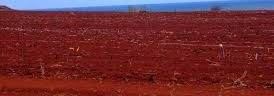
#> input picture crop_soil_img.jpg, 274 x 96 px, given as the content of the folder /content/drive/My Drive/IIITNR_PROJECT/dataset, which was not available
$ jupyter execute --allow-errors noiseReduction.ipynb   (older library calls are emulated)   (text cells are left out)
#> lines starting #> are read from the running program, lines starting #| are printed output that depends on the picture; after the words box and inside, x2 and y2 are one past the last pixel; in counts of white or black regions, pixels touching at a corner belong together; pictures that were not available may be replaced by others from this repository, and a replacement may not be noted
[cell 1]
import os
import skimage
from skimage import io, color ,feature

import numpy as np
import cv2
import re
from skimage.feature import graycomatrix, graycoprops

import pandas as pd

[cell 2]
from google.colab import drive
drive.mount("/content/drive")

[cell 3]
# -------------------- Utility function ------------------------
def normalize_label(str_):
    str_ = str_.replace(" ", "")
    str_ = str_.translate(str_.maketrans("","", "()"))
    str_ = str_.split("_")
    return ''.join(str_[:2])

def normalize_desc(folder, sub_folder):
    text = folder + " - " + sub_folder
    text = re.sub(r'\d+', '', text)
    text = text.replace(".", "")
    text = text.strip()
    return text

def print_progress(val, val_len, folder, sub_folder, filename, bar_size=10):
    progr = "#"*round((val)*bar_size/val_len) + " "*round((val_len - (val))*bar_size/val_len)
    if val == 0:
        print("", end = "\n")
    else:
        print("[%s] folder : %s/%s/ ----> file : %s" % (progr, folder, sub_folder, filename), end="\r")

[cell 4]
dataset_dir = "/content/drive/My Drive/IIITNR_PROJECT/dataset"
os.listdir(dataset_dir)

[cell 5]
import os
import cv2
import numpy as np
from skimage.metrics import peak_signal_noise_ratio, structural_similarity

# Initialize lists to store images, labels, and descriptions
imgs = []
labels = []
descs = []

# Function to normalize descriptions (assuming this function is defined elsewhere)
def normalize_desc(folder, sub_folder):
    # Your normalization logic here
    return f"{folder}_{sub_folder}"

# Function to print progress (assuming this function is defined elsewhere)
def print_progress(i, len_sub_folder, folder, sub_folder, filename):
    # Your progress printing logic here
    print(f"Processing {i+1}/{len_sub_folder+1}: {folder}/{sub_folder}/{filename}")

# Function to apply NLM denoising technique
def apply_nlm_denoising(image):
    return cv2.fastNlMeansDenoising(image, None, 3, 5, 15)

# Initialize a dictionary to store results
results = {'nlm': {'(3, 5, 15)': {'psnr': [], 'ssim': []}}}

# Iterate through the directory structure
for folder in os.listdir(dataset_dir):
    for sub_folder in os.listdir(os.path.join(dataset_dir, folder)):
        sub_folder_files = os.listdir(os.path.join(dataset_dir, folder, sub_folder))
        len_sub_folder = len(sub_folder_files) - 1

        # Process each image file
        for i, filename in enumerate(sub_folder_files):
            img = cv2.imread(os.path.join(dataset_dir, folder, sub_folder, filename))
#> img is the input picture: shape (96, 274, 3); mean B, G, R 49.4, 44.4, 111.1
            gray = cv2.cvtColor(img, cv2.COLOR_BGR2GRAY)
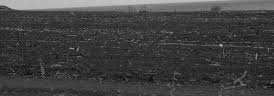
#> gray: shape (96, 274); min 12, max 204, mean 65

            # First thresholding
            _, binary1 = cv2.threshold(gray, 127, 255, cv2.THRESH_BINARY_INV)
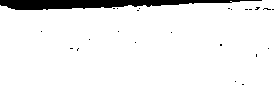
#> binary1: shape (96, 274); 93.8% white; 24 black regions (23 under 20 px)

            # Find contours
            contours, _ = cv2.findContours(binary1, cv2.RETR_EXTERNAL, cv2.CHAIN_APPROX_SIMPLE)
#> contours = 1 contour; box (x1, y1, x2, y2) and area: (0, 0, 274, 96) 24362

            # Get the largest contour (assuming it is the soil region)
            largest_contour = max(contours, key=cv2.contourArea)
#> largest_contour = contour of 71 points, box (x1, y1, x2, y2) (0, 0, 274, 96), area 24362

            # Get the bounding box of the largest contour
            x, y, w, h = cv2.boundingRect(largest_contour)
#> x = 0; y = 0; w = 274; h = 96

            # Crop the image using the bounding box
            cropped_image = gray[y:y+h, x:x+w]

            # Resize the cropped image
            resized = cv2.resize(cropped_image, (0, 0), fx=0.5, fy=0.5)
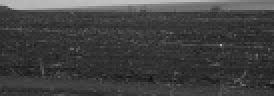
#> resized: shape (48, 137) (shown 2 times larger); min 15, max 195, mean 65.1

            # Ensure the resized image is suitable for SSIM calculation
            if min(resized.shape) < 7:
                continue

            # Apply NLM denoising
            denoised = apply_nlm_denoising(resized)

            # Calculate PSNR
            psnr = peak_signal_noise_ratio(resized, denoised)
#> psnr = 49.23

            # Calculate SSIM with explicit win_size parameter
            win_size = min(resized.shape) if min(resized.shape) % 2 != 0 else min(resized.shape) - 1
#> win_size = 47
            win_size = max(win_size, 1)
            ssim = structural_similarity(resized, denoised, win_size=win_size)
#> ssim = 1

            # Store the PSNR and SSIM values
            results['nlm']['(3, 5, 15)']['psnr'].append(psnr)
            results['nlm']['(3, 5, 15)']['ssim'].append(ssim)

            imgs.append(denoised)
            labels.append(sub_folder)
            descs.append(normalize_desc(folder, sub_folder))

            # Print progress
            print_progress(i, len_sub_folder, folder, sub_folder, filename)

# Calculate the average PSNR and SSIM for the NLM technique with parameters (3, 5, 15)
average_psnr = np.mean(results['nlm']['(3, 5, 15)']['psnr'])
average_ssim = np.mean(results['nlm']['(3, 5, 15)']['ssim'])

# Print the table of average PSNR and SSIM values
print("Technique\tParameters\t\tAverage PSNR\tAverage SSIM")
print(f"nlm\t(3, 5, 15)\t{average_psnr:.4f}\t{average_ssim:.4f}")

# Output the best technique and parameters (since we're only using one technique, it's the best by default)
print(f"\nBest Denoising Method: nlm")
print(f"Best Parameters: (3, 5, 15)")

[cell 6]
len(imgs)
#> Out = 1

[cell 7]
import matplotlib.pyplot as plt

# Function to display images
def display_images(imgs, labels, num_images=10):
#> called with num_images = 10
    plt.figure(figsize=(10, 10))
    for i in range(min(num_images, len(imgs))):
        plt.subplot(1, num_images, i + 1)
        plt.imshow(imgs[i], cmap='gray')
        plt.title(labels[i])
        plt.axis('off')
#> this loop made 1 pass
    plt.show()

# Call the function to display images
display_images(imgs, labels)

[cell 8]
# ----------------- calculate greycomatrix() & greycoprops() for angle 0, 45, 90, 135 ----------------------------------
def calc_glcm_all_agls(img, label, props, dists=[5], agls=[0, np.pi/4, np.pi/2, 3*np.pi/4], lvl=256, sym=True, norm=True):

    glcm = graycomatrix(img,
                        distances=dists,
                        angles=agls,
                        levels=lvl,
                        symmetric=sym,
                        normed=norm)
    feature = []
    glcm_props = [propery for name in props for propery in graycoprops(glcm, name)[0]]
    for item in glcm_props:
            feature.append(item)
    feature.append(label)

    return feature

[cell 9]
# ----------------- call calc_glcm_all_agls() for all properties ----------------------------------
properties = ['dissimilarity', 'correlation', 'homogeneity', 'contrast', 'ASM', 'energy']

glcm_all_agls = []
for img, label in zip(imgs, labels):
    glcm_all_agls.append(
            calc_glcm_all_agls(img,
                                label,
                                props=properties)
                            )
#> this loop made 1 pass
#> after the loop, glcm_all_agls = 1 item

columns = []
angles = ['0', '45', '90','135']
for name in properties :
    for ang in angles:
        columns.append(name + "_" + ang)

columns.append("label")

[cell 10]
# Create the pandas DataFrame for GLCM features data
glcm_df = pd.DataFrame(glcm_all_agls,
                      columns = columns)
#> glcm_df = table of 1 rows and 25 columns

[cell 11]
#knowing dataset
type(glcm_df)
len(glcm_df)
glcm_df.shape
#> Out = (1, 25)

#> (a cell that did not finish here is left out)

[cell 13]
import seaborn as sns
import matplotlib.pyplot as plt

# Assuming your dataset is stored in a DataFrame named df
features = glcm_df.drop(columns=['label'])  # Extracting all features except the label
#> features = table of 1 rows and 24 columns

# Plot histograms for each feature
for column in features.columns:
    plt.figure(figsize=(8, 6))
    sns.histplot(features[column], kde=True)
    plt.title(f'Histogram of {column}')
    plt.xlabel(column)
    plt.ylabel('Frequency')
    plt.show()
#> this loop made 24 passes
#> column on passes 1 to 12: 'dissimilarity_0', 'dissimilarity_45', 'dissimilarity_90', 'dissimilarity_135', 'correlation_0', 'correlation_45', 'correlation_90', 'correlation_135', 'homogeneity_0', 'homogeneity_45', 'homogeneity_90', 'homogeneity_135'
#> pass 1, `plt.show()`:
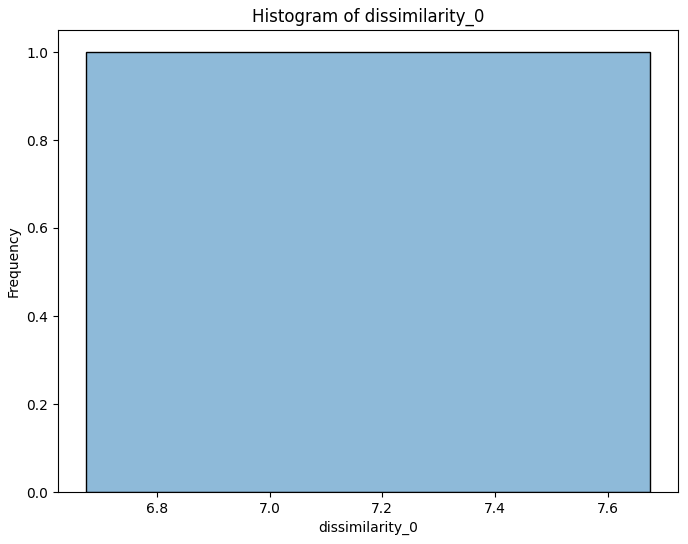
#> figure drawn by matplotlib, 1 panel

# Plot box plots for each feature
for column in features.columns:
    plt.figure(figsize=(8, 6))
    sns.boxplot(data=features[column])
    plt.title(f'Box Plot of {column}')
    plt.xlabel(column)
    plt.show()
#> this loop made 24 passes
#> pass 1, `plt.show()`:
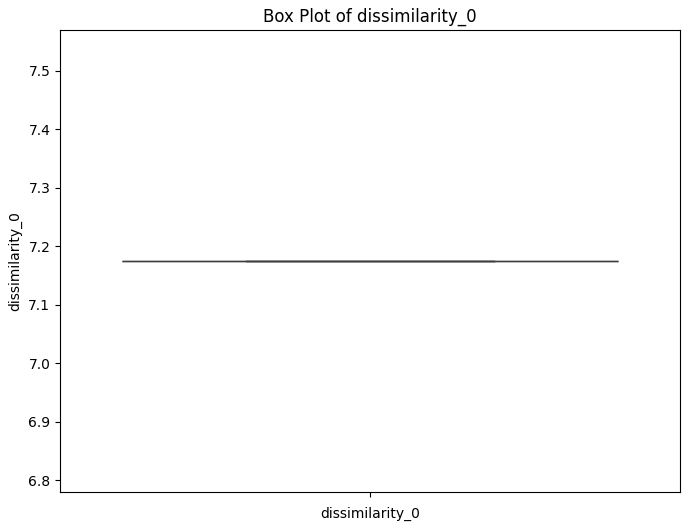
#> figure drawn by matplotlib, 1 panel
#> pass 2, `plt.show()`:
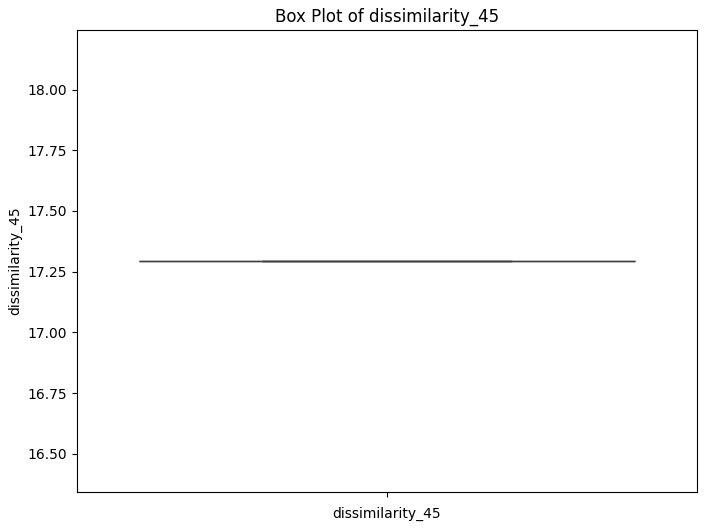
#> figure drawn by matplotlib, 1 panel

[cell 14]
glcm_df['label'].unique()

[cell 15]
glcm_df.head(20)
#> Out = table of 1 rows and 25 columns

#> (a cell that did not finish here is left out)

[cell 17]
import matplotlib.pyplot as plt
#important libraries and import
from sklearn.model_selection import train_test_split
from sklearn.svm import SVC
from sklearn.metrics import accuracy_score
from sklearn.svm import SVC
from sklearn.metrics import confusion_matrix, classification_report
from sklearn.preprocessing import LabelEncoder, StandardScaler

[cell 18]
# Extract features (X) and labels (y) from the DataFrame
X = glcm_df.drop(columns=['label'])  # Features
#> X = table of 1 rows and 24 columns
y = glcm_df['label']  # Labels
